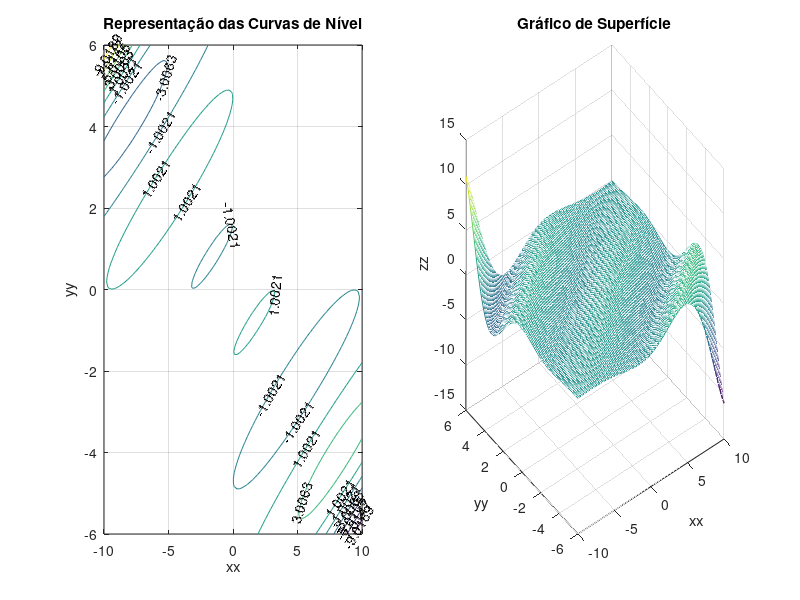

This chart was generated by the following MATLAB code:
%% 2022/23 PL6B
x=linspace(-10,10,100);
y=linspace(-6,6,100);
[x, y]=meshgrid(x,y);

z = exp(-x.*y/25).*sin(0.5*x-y);
%% Construção gráfica
clc; close all; figure;

subplot(1,2,1);
contour(x,y,z,'ShowText', 'on'), title('Representação das Curvas de Nível'), xlabel('xx'), ylabel('yy'), grid on;
subplot(1,2,2);
mesh(x,y,z), title('Gráfico de Superfície'), xlabel('xx'), ylabel('yy'), zlabel('zz');